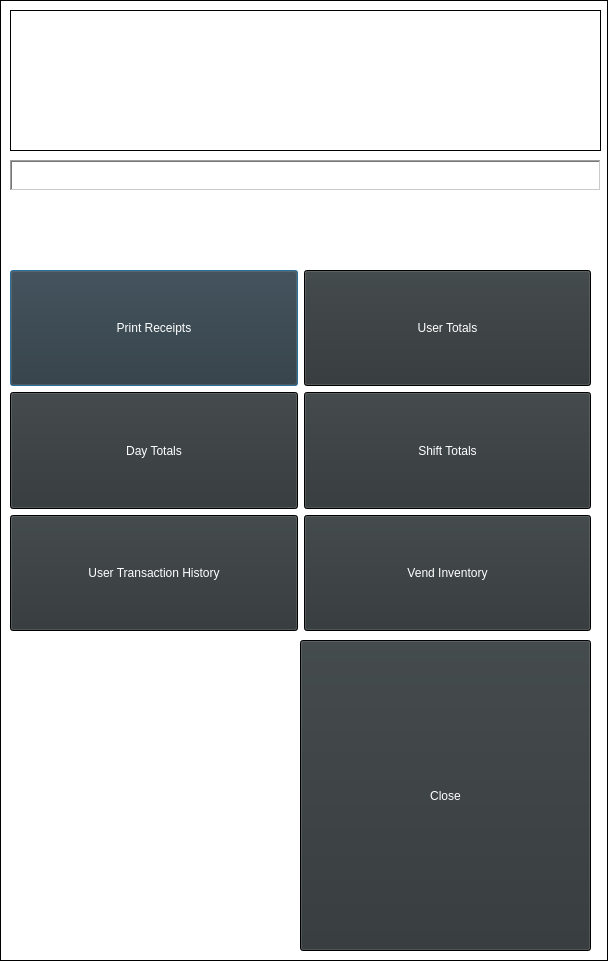
<?xml version="1.0" encoding="UTF-8"?>
<ui version="4.0">
 <class>ReportsWindow</class>
 <widget class="QDialog" name="ReportsWindow">
  <property name="geometry">
   <rect>
    <x>0</x>
    <y>0</y>
    <width>608</width>
    <height>961</height>
   </rect>
  </property>
  <property name="palette">
   <palette>
    <active>
     <colorrole role="WindowText">
      <brush brushstyle="SolidPattern">
       <color alpha="255">
        <red>255</red>
        <green>255</green>
        <blue>255</blue>
       </color>
      </brush>
     </colorrole>
     <colorrole role="Button">
      <brush brushstyle="SolidPattern">
       <color alpha="255">
        <red>0</red>
        <green>0</green>
        <blue>0</blue>
       </color>
      </brush>
     </colorrole>
     <colorrole role="Text">
      <brush brushstyle="SolidPattern">
       <color alpha="255">
        <red>255</red>
        <green>255</green>
        <blue>255</blue>
       </color>
      </brush>
     </colorrole>
     <colorrole role="ButtonText">
      <brush brushstyle="SolidPattern">
       <color alpha="255">
        <red>255</red>
        <green>255</green>
        <blue>255</blue>
       </color>
      </brush>
     </colorrole>
     <colorrole role="Base">
      <brush brushstyle="SolidPattern">
       <color alpha="255">
        <red>255</red>
        <green>255</green>
        <blue>255</blue>
       </color>
      </brush>
     </colorrole>
     <colorrole role="Window">
      <brush brushstyle="SolidPattern">
       <color alpha="255">
        <red>0</red>
        <green>0</green>
        <blue>0</blue>
       </color>
      </brush>
     </colorrole>
    </active>
    <inactive>
     <colorrole role="WindowText">
      <brush brushstyle="SolidPattern">
       <color alpha="255">
        <red>255</red>
        <green>255</green>
        <blue>255</blue>
       </color>
      </brush>
     </colorrole>
     <colorrole role="Button">
      <brush brushstyle="SolidPattern">
       <color alpha="255">
        <red>0</red>
        <green>0</green>
        <blue>0</blue>
       </color>
      </brush>
     </colorrole>
     <colorrole role="Text">
      <brush brushstyle="SolidPattern">
       <color alpha="255">
        <red>255</red>
        <green>255</green>
        <blue>255</blue>
       </color>
      </brush>
     </colorrole>
     <colorrole role="ButtonText">
      <brush brushstyle="SolidPattern">
       <color alpha="255">
        <red>255</red>
        <green>255</green>
        <blue>255</blue>
       </color>
      </brush>
     </colorrole>
     <colorrole role="Base">
      <brush brushstyle="SolidPattern">
       <color alpha="255">
        <red>255</red>
        <green>255</green>
        <blue>255</blue>
       </color>
      </brush>
     </colorrole>
     <colorrole role="Window">
      <brush brushstyle="SolidPattern">
       <color alpha="255">
        <red>0</red>
        <green>0</green>
        <blue>0</blue>
       </color>
      </brush>
     </colorrole>
    </inactive>
    <disabled>
     <colorrole role="WindowText">
      <brush brushstyle="SolidPattern">
       <color alpha="255">
        <red>190</red>
        <green>190</green>
        <blue>190</blue>
       </color>
      </brush>
     </colorrole>
     <colorrole role="Button">
      <brush brushstyle="SolidPattern">
       <color alpha="255">
        <red>0</red>
        <green>0</green>
        <blue>0</blue>
       </color>
      </brush>
     </colorrole>
     <colorrole role="Text">
      <brush brushstyle="SolidPattern">
       <color alpha="255">
        <red>190</red>
        <green>190</green>
        <blue>190</blue>
       </color>
      </brush>
     </colorrole>
     <colorrole role="ButtonText">
      <brush brushstyle="SolidPattern">
       <color alpha="255">
        <red>190</red>
        <green>190</green>
        <blue>190</blue>
       </color>
      </brush>
     </colorrole>
     <colorrole role="Base">
      <brush brushstyle="SolidPattern">
       <color alpha="255">
        <red>0</red>
        <green>0</green>
        <blue>0</blue>
       </color>
      </brush>
     </colorrole>
     <colorrole role="Window">
      <brush brushstyle="SolidPattern">
       <color alpha="255">
        <red>0</red>
        <green>0</green>
        <blue>0</blue>
       </color>
      </brush>
     </colorrole>
    </disabled>
   </palette>
  </property>
  <property name="windowTitle">
   <string>Dialog</string>
  </property>
  <widget class="QLabel" name="label">
   <property name="geometry">
    <rect>
     <x>10</x>
     <y>160</y>
     <width>591</width>
     <height>31</height>
    </rect>
   </property>
   <property name="frameShape">
    <enum>QFrame::WinPanel</enum>
   </property>
   <property name="frameShadow">
    <enum>QFrame::Sunken</enum>
   </property>
   <property name="text">
    <string>Reports Menu</string>
   </property>
   <property name="alignment">
    <set>Qt::AlignCenter</set>
   </property>
  </widget>
  <widget class="QWidget" name="gridLayoutWidget">
   <property name="geometry">
    <rect>
     <x>10</x>
     <y>270</y>
     <width>581</width>
     <height>361</height>
    </rect>
   </property>
   <layout class="QGridLayout" name="gridLayout">
    <item row="0" column="0">
     <widget class="QPushButton" name="pushButton">
      <property name="sizePolicy">
       <sizepolicy hsizetype="MinimumExpanding" vsizetype="MinimumExpanding">
        <horstretch>0</horstretch>
        <verstretch>0</verstretch>
       </sizepolicy>
      </property>
      <property name="palette">
       <palette>
        <active>
         <colorrole role="Button">
          <brush brushstyle="SolidPattern">
           <color alpha="255">
            <red>46</red>
            <green>52</green>
            <blue>54</blue>
           </color>
          </brush>
         </colorrole>
        </active>
        <inactive>
         <colorrole role="Button">
          <brush brushstyle="SolidPattern">
           <color alpha="255">
            <red>46</red>
            <green>52</green>
            <blue>54</blue>
           </color>
          </brush>
         </colorrole>
        </inactive>
        <disabled>
         <colorrole role="Button">
          <brush brushstyle="SolidPattern">
           <color alpha="255">
            <red>46</red>
            <green>52</green>
            <blue>54</blue>
           </color>
          </brush>
         </colorrole>
        </disabled>
       </palette>
      </property>
      <property name="text">
       <string>Print Receipts</string>
      </property>
     </widget>
    </item>
    <item row="1" column="1">
     <widget class="QPushButton" name="pushButton_4">
      <property name="sizePolicy">
       <sizepolicy hsizetype="MinimumExpanding" vsizetype="MinimumExpanding">
        <horstretch>0</horstretch>
        <verstretch>0</verstretch>
       </sizepolicy>
      </property>
      <property name="palette">
       <palette>
        <active>
         <colorrole role="Button">
          <brush brushstyle="SolidPattern">
           <color alpha="255">
            <red>46</red>
            <green>52</green>
            <blue>54</blue>
           </color>
          </brush>
         </colorrole>
        </active>
        <inactive>
         <colorrole role="Button">
          <brush brushstyle="SolidPattern">
           <color alpha="255">
            <red>46</red>
            <green>52</green>
            <blue>54</blue>
           </color>
          </brush>
         </colorrole>
        </inactive>
        <disabled>
         <colorrole role="Button">
          <brush brushstyle="SolidPattern">
           <color alpha="255">
            <red>46</red>
            <green>52</green>
            <blue>54</blue>
           </color>
          </brush>
         </colorrole>
        </disabled>
       </palette>
      </property>
      <property name="text">
       <string>Shift Totals</string>
      </property>
     </widget>
    </item>
    <item row="1" column="0">
     <widget class="QPushButton" name="pushButton_3">
      <property name="sizePolicy">
       <sizepolicy hsizetype="MinimumExpanding" vsizetype="MinimumExpanding">
        <horstretch>0</horstretch>
        <verstretch>0</verstretch>
       </sizepolicy>
      </property>
      <property name="palette">
       <palette>
        <active>
         <colorrole role="Button">
          <brush brushstyle="SolidPattern">
           <color alpha="255">
            <red>46</red>
            <green>52</green>
            <blue>54</blue>
           </color>
          </brush>
         </colorrole>
        </active>
        <inactive>
         <colorrole role="Button">
          <brush brushstyle="SolidPattern">
           <color alpha="255">
            <red>46</red>
            <green>52</green>
            <blue>54</blue>
           </color>
          </brush>
         </colorrole>
        </inactive>
        <disabled>
         <colorrole role="Button">
          <brush brushstyle="SolidPattern">
           <color alpha="255">
            <red>46</red>
            <green>52</green>
            <blue>54</blue>
           </color>
          </brush>
         </colorrole>
        </disabled>
       </palette>
      </property>
      <property name="text">
       <string>Day Totals</string>
      </property>
     </widget>
    </item>
    <item row="0" column="1">
     <widget class="QPushButton" name="pushButton_2">
      <property name="sizePolicy">
       <sizepolicy hsizetype="MinimumExpanding" vsizetype="MinimumExpanding">
        <horstretch>0</horstretch>
        <verstretch>0</verstretch>
       </sizepolicy>
      </property>
      <property name="palette">
       <palette>
        <active>
         <colorrole role="Button">
          <brush brushstyle="SolidPattern">
           <color alpha="255">
            <red>46</red>
            <green>52</green>
            <blue>54</blue>
           </color>
          </brush>
         </colorrole>
        </active>
        <inactive>
         <colorrole role="Button">
          <brush brushstyle="SolidPattern">
           <color alpha="255">
            <red>46</red>
            <green>52</green>
            <blue>54</blue>
           </color>
          </brush>
         </colorrole>
        </inactive>
        <disabled>
         <colorrole role="Button">
          <brush brushstyle="SolidPattern">
           <color alpha="255">
            <red>46</red>
            <green>52</green>
            <blue>54</blue>
           </color>
          </brush>
         </colorrole>
        </disabled>
       </palette>
      </property>
      <property name="text">
       <string>User Totals</string>
      </property>
     </widget>
    </item>
    <item row="2" column="0">
     <widget class="QPushButton" name="pushButton_5">
      <property name="sizePolicy">
       <sizepolicy hsizetype="MinimumExpanding" vsizetype="MinimumExpanding">
        <horstretch>0</horstretch>
        <verstretch>0</verstretch>
       </sizepolicy>
      </property>
      <property name="palette">
       <palette>
        <active>
         <colorrole role="Button">
          <brush brushstyle="SolidPattern">
           <color alpha="255">
            <red>46</red>
            <green>52</green>
            <blue>54</blue>
           </color>
          </brush>
         </colorrole>
        </active>
        <inactive>
         <colorrole role="Button">
          <brush brushstyle="SolidPattern">
           <color alpha="255">
            <red>46</red>
            <green>52</green>
            <blue>54</blue>
           </color>
          </brush>
         </colorrole>
        </inactive>
        <disabled>
         <colorrole role="Button">
          <brush brushstyle="SolidPattern">
           <color alpha="255">
            <red>46</red>
            <green>52</green>
            <blue>54</blue>
           </color>
          </brush>
         </colorrole>
        </disabled>
       </palette>
      </property>
      <property name="text">
       <string>User Transaction History</string>
      </property>
     </widget>
    </item>
    <item row="2" column="1">
     <widget class="QPushButton" name="pushButton_6">
      <property name="sizePolicy">
       <sizepolicy hsizetype="MinimumExpanding" vsizetype="MinimumExpanding">
        <horstretch>0</horstretch>
        <verstretch>0</verstretch>
       </sizepolicy>
      </property>
      <property name="palette">
       <palette>
        <active>
         <colorrole role="Button">
          <brush brushstyle="SolidPattern">
           <color alpha="255">
            <red>46</red>
            <green>52</green>
            <blue>54</blue>
           </color>
          </brush>
         </colorrole>
        </active>
        <inactive>
         <colorrole role="Button">
          <brush brushstyle="SolidPattern">
           <color alpha="255">
            <red>46</red>
            <green>52</green>
            <blue>54</blue>
           </color>
          </brush>
         </colorrole>
        </inactive>
        <disabled>
         <colorrole role="Button">
          <brush brushstyle="SolidPattern">
           <color alpha="255">
            <red>46</red>
            <green>52</green>
            <blue>54</blue>
           </color>
          </brush>
         </colorrole>
        </disabled>
       </palette>
      </property>
      <property name="text">
       <string>Vend Inventory</string>
      </property>
     </widget>
    </item>
   </layout>
  </widget>
  <widget class="QPushButton" name="pushButton_7">
   <property name="geometry">
    <rect>
     <x>300</x>
     <y>640</y>
     <width>291</width>
     <height>311</height>
    </rect>
   </property>
   <property name="palette">
    <palette>
     <active>
      <colorrole role="Button">
       <brush brushstyle="SolidPattern">
        <color alpha="255">
         <red>46</red>
         <green>52</green>
         <blue>54</blue>
        </color>
       </brush>
      </colorrole>
     </active>
     <inactive>
      <colorrole role="Button">
       <brush brushstyle="SolidPattern">
        <color alpha="255">
         <red>46</red>
         <green>52</green>
         <blue>54</blue>
        </color>
       </brush>
      </colorrole>
     </inactive>
     <disabled>
      <colorrole role="Button">
       <brush brushstyle="SolidPattern">
        <color alpha="255">
         <red>46</red>
         <green>52</green>
         <blue>54</blue>
        </color>
       </brush>
      </colorrole>
     </disabled>
    </palette>
   </property>
   <property name="text">
    <string>Close</string>
   </property>
  </widget>
  <widget class="QGraphicsView" name="graphicsView">
   <property name="geometry">
    <rect>
     <x>0</x>
     <y>0</y>
     <width>608</width>
     <height>961</height>
    </rect>
   </property>
   <property name="verticalScrollBarPolicy">
    <enum>Qt::ScrollBarAlwaysOff</enum>
   </property>
   <property name="horizontalScrollBarPolicy">
    <enum>Qt::ScrollBarAlwaysOff</enum>
   </property>
  </widget>
  <widget class="QGraphicsView" name="graphicsView_2">
   <property name="geometry">
    <rect>
     <x>10</x>
     <y>10</y>
     <width>591</width>
     <height>141</height>
    </rect>
   </property>
  </widget>
  <zorder>graphicsView</zorder>
  <zorder>label</zorder>
  <zorder>gridLayoutWidget</zorder>
  <zorder>pushButton_7</zorder>
  <zorder>graphicsView_2</zorder>
 </widget>
 <resources/>
 <connections/>
</ui>
